Frame 1 (no input): blank canvas, image omitted
Frame 60 (no input): blank canvas, image omitted
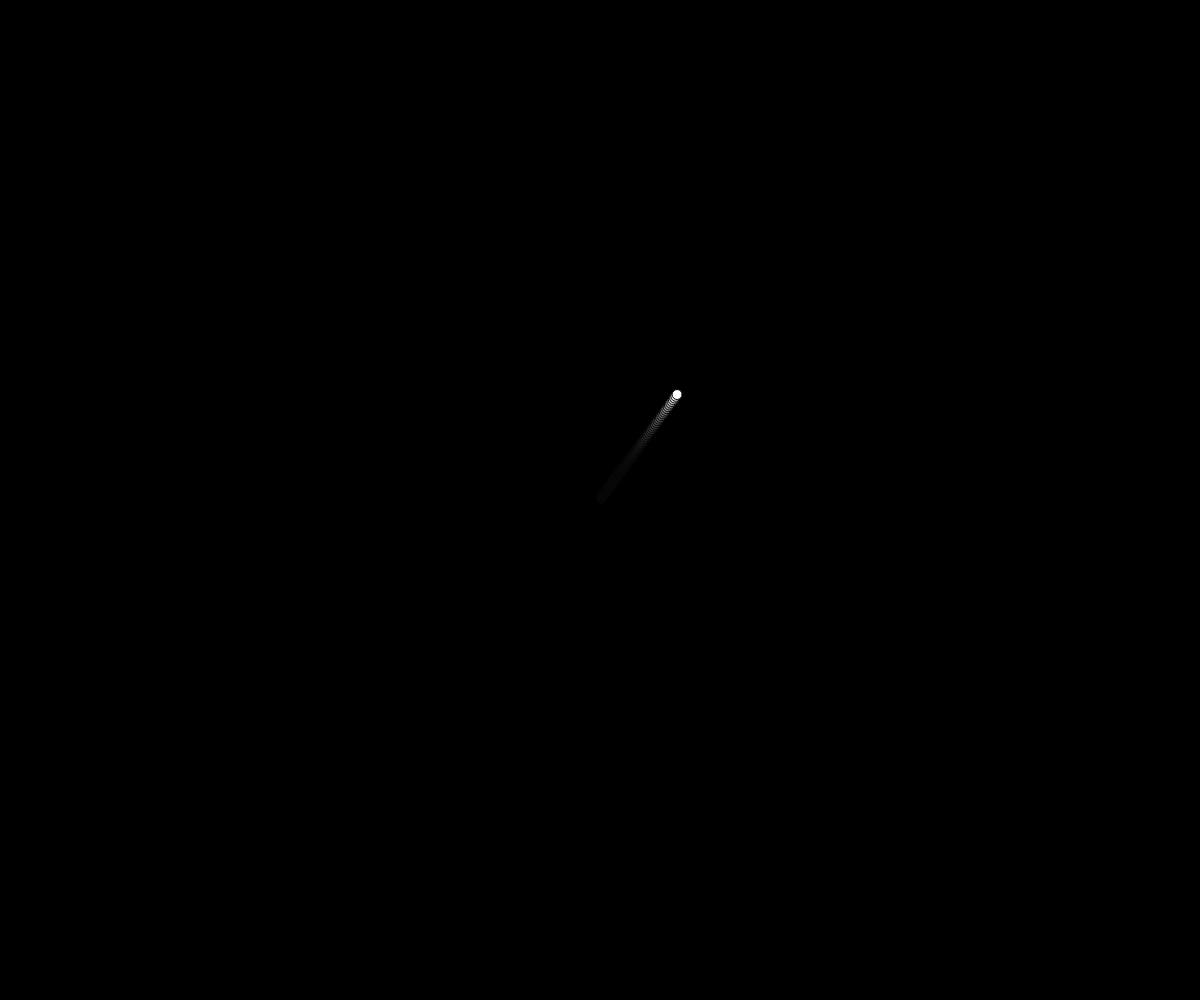
Frame 120 (the mouse pressed at the canvas centre since frame 60)

The p5.js sketch whose frames 1 and 60 were blank and that drew this single picture after the mouse press (run headless with seeded random() and noise() and a simulated clock; from frame 60 on, the mouse is pressed at the canvas centre):

// p5.js sketch
// ── sketch.js
var balls = [];
function setup() {
  createCanvas(windowWidth,windowHeight);
  background(0);
}

function draw() {
  fill(0,20);
  rect(0,0,width,height);
  for(var i = 0; i < balls.length; i++){
    balls[i].update();
    balls[i].draw();
  }  
}

function mousePressed(){
  balls.push(new ball(mouseX,mouseY));
}

function ball(x,y){
  this.pos = createVector(x,y);
  this.vel = createVector(random(6) - 3, random(6) -3);
  this.update = function(){
    this.pos = this.pos.add(this.vel);
    if(this.pos.x >=width||this.pos.x<=0){
      this.vel.x = - this.vel.x;
    }
    if(this.pos.y >= height||this.pos.y<=0){
      this.vel.y = - this.vel.y;
    }
  }
  this.draw = function(){
    fill(255);
    ellipse(this.pos.x,this.pos.y,10,10);
  }
}
